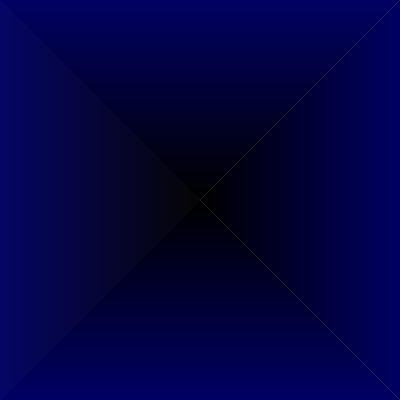
Frame 1 (no input)
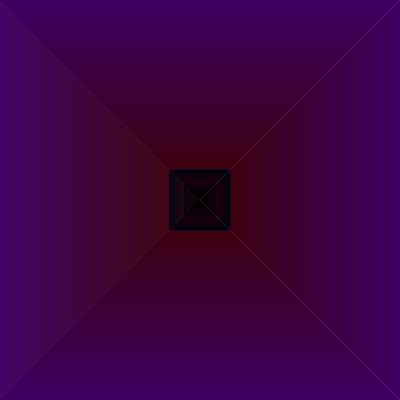
Frame 60 (no input)
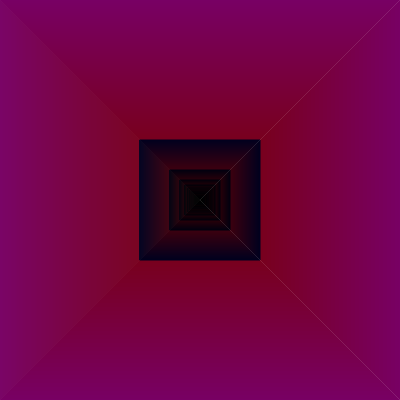
Frame 120 (the mouse pressed at the canvas centre since frame 60)

The p5.js sketch that drew these frames (run headless with seeded random() and noise() and a simulated clock; from frame 60 on, the mouse is pressed at the canvas centre):

// p5.js sketch
// ── sketch.js
function setup() {
  createCanvas(400, 400); //creo un canvas de 400x400
}

function draw() {
  rectMode(CENTER); 
  for(let i = width; i > 0; i-=1) { 
  stroke(frameCount%i,frameCount%4,i/4); 
  rect(width/2, height/2, i, i); 
}
}
